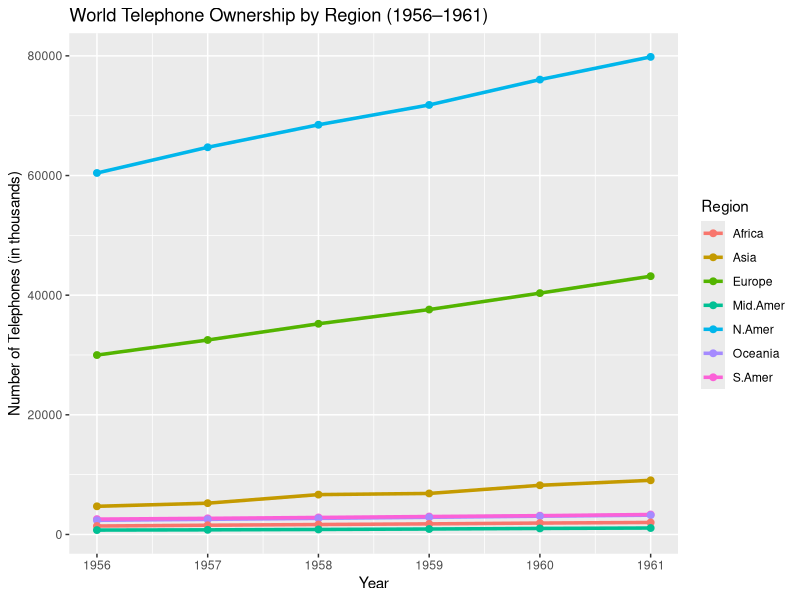
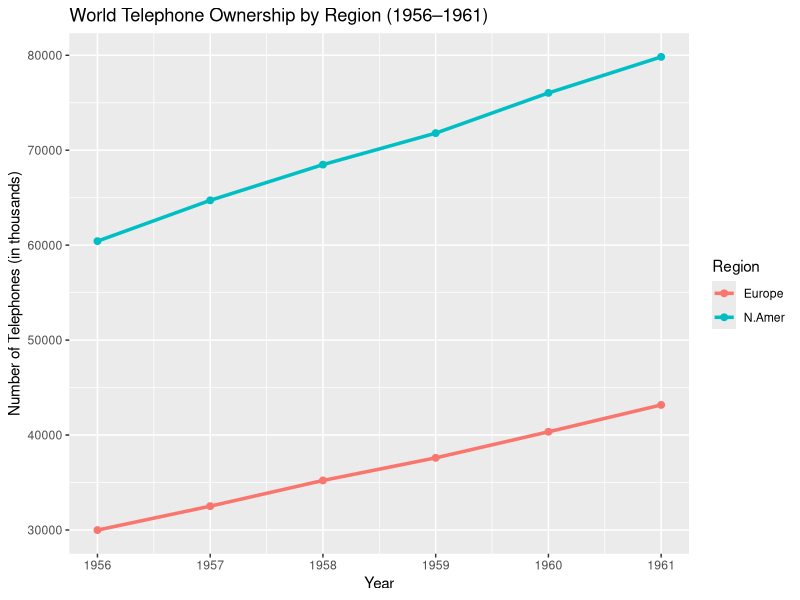

These figures' R source, in order:
## ---- chunk 1
options(repos = c(CRAN = "https://cloud.r-project.org"))

knitr::opts_chunk$set(echo = TRUE)

# install packages
pkgs <- c("tidyr","tibble","dplyr","ggplot2")
for (pkg in pkgs) {
  if (!(pkg %in% installed.packages())) {
    install.packages(pkg)
  }
}

## ---- chunk 2
library(tidyr)
library(tibble)
library(dplyr)
library(ggplot2)
## ---- chunk 3
WorldPhones

## ---- chunk 4
tb <- WorldPhones %>%
  as_tibble(rownames = "Year") %>%
  filter(Year != "1951")

## ---- chunk 5
tb_longer <- tb %>%
  pivot_longer(cols = -Year, names_to = "Region", values_to = "Phones")
tb_longer

## ---- chunk 6
ggplot(tb_longer,aes(x = as.numeric(Year), y = Phones, color = Region)) +
  geom_line(linewidth = 1.2) +
  geom_point(size = 2) +
  labs(
    title = "World Telephone Ownership by Region (1956–1961)",
    x = "Year",
    y = "Number of Telephones (in thousands)",
    color = "Region"
  )

## ---- chunk 7
tb_selected <- tb %>%
  select(Year,N.Amer,Europe)

ggplot(tb_selected,aes(x = as.numeric(Year))) +
  geom_line(aes(y = N.Amer, color = "N.Amer"), linewidth = 1.2) +
  geom_line(aes(y = Europe, color = "Europe"), linewidth = 1.2) +
  geom_point(aes(y = N.Amer, color = "N.Amer"), size = 2) +
  geom_point(aes(y = Europe, color = "Europe"), size = 2) +
    labs(
      title = "World Telephone Ownership by Region (1956–1961)",
      x = "Year",
      y = "Number of Telephones (in thousands)",
      color = "Region"
    )
## ---- chunk 8
# サンプルデータ作成
df <- tibble(
  ID = 1:6,
  Name = c("佐藤", "鈴木", "高橋", "田中", "伊藤", "渡辺"),
  Date = c("2025-01-10", "2025-02-15", "2025-02-28", "2025-03-20", "2025-04-25", "2025-05-30"),
  Score = c(85, 90, NA, 75, 88, NA),
)

df

# 特定の区切り文字で分割
# removeは指定しない場合はTRUEとなり、結合前のデータは削除されますが、FALSEにすると残ります
df_separate <- df %>%
  separate(col = Date, into = c("Year","Month","Day"), sep = "-", remove = TRUE)
df_separate

# 複数の列を1つに結合
# removeは指定しない場合はTRUEとなり、結合前のデータは削除されますが、FALSEにすると残ります
df_union <- df_separate %>%
  unite("Date_unite", Year, Month, Day, sep = "-", remove = FALSE)
df_union

# 欠損のある行を削除
df
drop_na(df)

# 欠損のある値を指定した値に置換
replace_na(df, list(Score=0))
